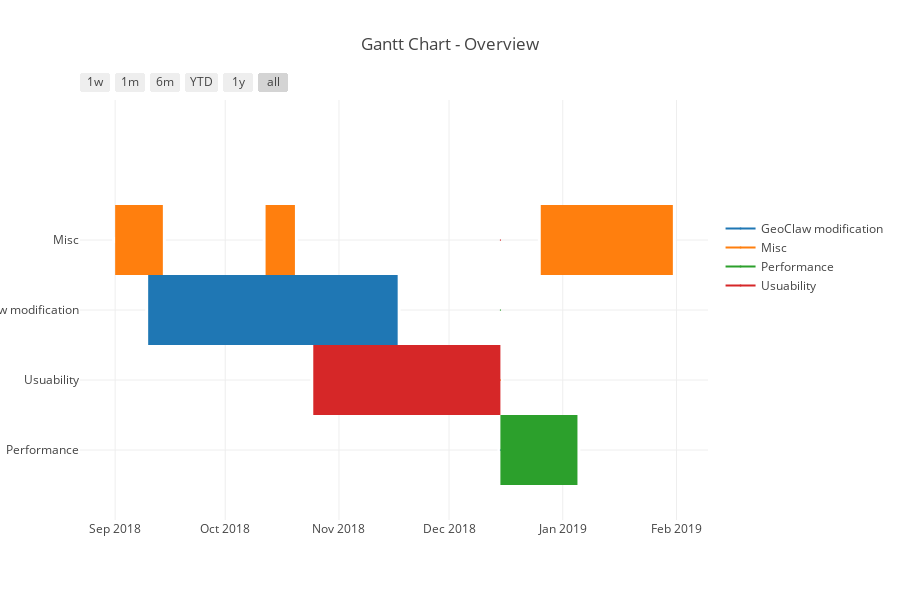
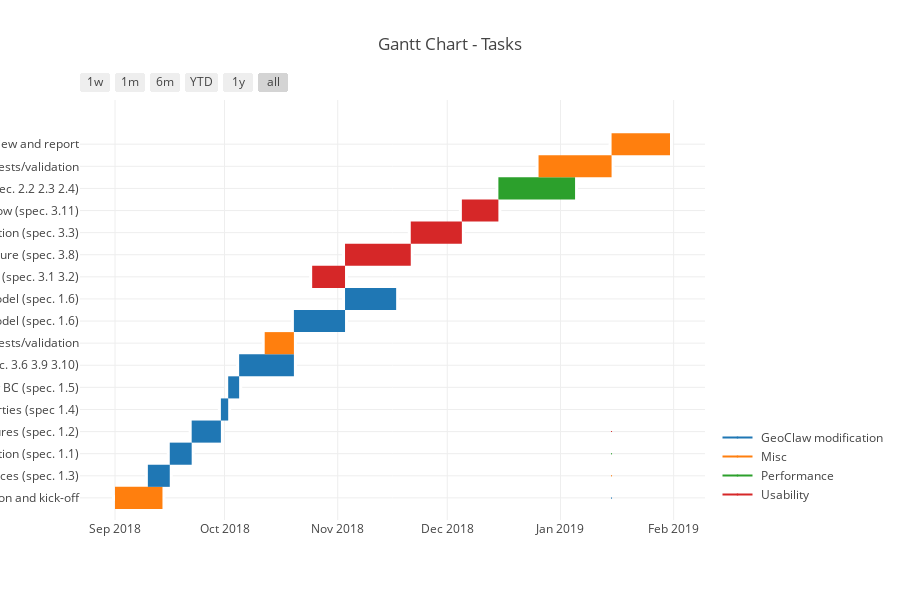

These figures' notebook cell, in order:
### Code cell
plotly.offline.iplot(fig1, filename='gantt-chart-overview')
plotly.offline.iplot(fig2, filename='gantt-chart-tasks')

### Figure 1 — Plotly figure (JSON) as saved in the notebook; plotly's stock layout.template omitted (floating-point values rounded to 4 significant figures)
{"data": [{"marker": {"color": "white"}, "name": "", "type": "scatter", "uid": "d6e81c4e-b6cb-11e8-b846-673abddcbdd4", "x": [" 2018-09-01", " 2018-09-14"], "y": [3, 3]}, {"marker": {"color": "white"}, "name": "", "type": "scatter", "uid": "d6e81dca-b6cb-11e8-b846-673abddcbdd4", "x": [" 2018-10-12", " 2018-10-20"], "y": [3, 3]}, {"marker": {"color": "white"}, "name": "", "type": "scatter", "uid": "d6e81e74-b6cb-11e8-b846-673abddcbdd4", "x": [" 2018-12-26", " 2019-01-31"], "y": [3, 3]}, {"marker": {"color": "white"}, "name": "", "type": "scatter", "uid": "d6e81f0a-b6cb-11e8-b846-673abddcbdd4", "x": [" 2018-09-10", " 2018-11-17"], "y": [2, 2]}, {"marker": {"color": "white"}, "name": "", "type": "scatter", "uid": "d6e81f8c-b6cb-11e8-b846-673abddcbdd4", "x": [" 2018-10-25", " 2018-12-15"], "y": [1, 1]}, {"marker": {"color": "white"}, "name": "", "type": "scatter", "uid": "d6e8200e-b6cb-11e8-b846-673abddcbdd4", "x": ["  2018-12-15", " 2019-01-05"], "y": [0, 0]}, {"hoverinfo": "none", "marker": {"color": "rgb(31, 119, 180)", "size": 1}, "name": "GeoClaw modification", "showlegend": true, "type": "scatter", "uid": "d6e820ae-b6cb-11e8-b846-673abddcbdd4", "x": ["  2018-12-15", "  2018-12-15"], "y": [0, 0]}, {"hoverinfo": "none", "marker": {"color": "rgb(255, 127, 14)", "size": 1}, "name": "Misc", "showlegend": true, "type": "scatter", "uid": "d6e8211c-b6cb-11e8-b846-673abddcbdd4", "x": ["  2018-12-15", "  2018-12-15"], "y": [1, 1]}, {"hoverinfo": "none", "marker": {"color": "rgb(44, 160, 44)", "size": 1}, "name": "Performance", "showlegend": true, "type": "scatter", "uid": "d6e8218a-b6cb-11e8-b846-673abddcbdd4", "x": ["  2018-12-15", "  2018-12-15"], "y": [2, 2]}, {"hoverinfo": "none", "marker": {"color": "rgb(214, 39, 40)", "size": 1}, "name": "Usuability", "showlegend": true, "type": "scatter", "uid": "d6e821f8-b6cb-11e8-b846-673abddcbdd4", "x": ["  2018-12-15", "  2018-12-15"], "y": [3, 3]}], "layout": {"height": 600, "hovermode": "closest", "shapes": [{"fillcolor": "rgb(255, 127, 14)", "line": {"width": 0}, "opacity": 1, "type": "rect", "x0": " 2018-09-01", "x1": " 2018-09-14", "xref": "x", "y0": 2.5, "y1": 3.5, "yref": "y"}, {"fillcolor": "rgb(255, 127, 14)", "line": {"width": 0}, "opacity": 1, "type": "rect", "x0": " 2018-10-12", "x1": " 2018-10-20", "xref": "x", "y0": 2.5, "y1": 3.5, "yref": "y"}, {"fillcolor": "rgb(255, 127, 14)", "line": {"width": 0}, "opacity": 1, "type": "rect", "x0": " 2018-12-26", "x1": " 2019-01-31", "xref": "x", "y0": 2.5, "y1": 3.5, "yref": "y"}, {"fillcolor": "rgb(31, 119, 180)", "line": {"width": 0}, "opacity": 1, "type": "rect", "x0": " 2018-09-10", "x1": " 2018-11-17", "xref": "x", "y0": 1.5, "y1": 2.5, "yref": "y"}, {"fillcolor": "rgb(214, 39, 40)", "line": {"width": 0}, "opacity": 1, "type": "rect", "x0": " 2018-10-25", "x1": " 2018-12-15", "xref": "x", "y0": 0.5, "y1": 1.5, "yref": "y"}, {"fillcolor": "rgb(44, 160, 44)", "line": {"width": 0}, "opacity": 1, "type": "rect", "x0": "  2018-12-15", "x1": " 2019-01-05", "xref": "x", "y0": -0.5, "y1": 0.5, "yref": "y"}], "showlegend": true, "title": "Gantt Chart - Overview", "width": 900, "xaxis": {"rangeselector": {"buttons": [{"count": 7, "label": "1w", "step": "day", "stepmode": "backward"}, {"count": 1, "label": "1m", "step": "month", "stepmode": "backward"}, {"count": 6, "label": "6m", "step": "month", "stepmode": "backward"}, {"count": 1, "label": "YTD", "step": "year", "stepmode": "todate"}, {"count": 1, "label": "1y", "step": "year", "stepmode": "backward"}, {"step": "all"}]}, "showgrid": true, "type": "date", "zeroline": false}, "yaxis": {"autorange": false, "range": [-1, 5], "showgrid": true, "ticktext": ["Performance", "Usuability", "GeoClaw modification", "Misc"], "tickvals": [0, 1, 2, 3], "zeroline": false}}}

### Figure 2 — Plotly figure (JSON) as saved in the notebook; plotly's stock layout.template omitted (floating-point values rounded to 4 significant figures)
{"data": [{"marker": {"color": "white"}, "name": "", "type": "scatter", "uid": "d70ab7c2-b6cb-11e8-b846-673abddcbdd4", "x": [" 2018-09-01", " 2018-09-14"], "y": [0, 0]}, {"marker": {"color": "white"}, "name": "", "type": "scatter", "uid": "d70ab9d4-b6cb-11e8-b846-673abddcbdd4", "x": [" 2018-09-10", " 2018-09-16"], "y": [1, 1]}, {"marker": {"color": "white"}, "name": "", "type": "scatter", "uid": "d70abb3c-b6cb-11e8-b846-673abddcbdd4", "x": [" 2018-09-16", " 2018-09-22"], "y": [2, 2]}, {"marker": {"color": "white"}, "name": "", "type": "scatter", "uid": "d70abc68-b6cb-11e8-b846-673abddcbdd4", "x": [" 2018-09-22", " 2018-09-30"], "y": [3, 3]}, {"marker": {"color": "white"}, "name": "", "type": "scatter", "uid": "d70abd8a-b6cb-11e8-b846-673abddcbdd4", "x": [" 2018-09-30", " 2018-10-02"], "y": [4, 4]}, {"marker": {"color": "white"}, "name": "", "type": "scatter", "uid": "d70abed4-b6cb-11e8-b846-673abddcbdd4", "x": [" 2018-10-02", " 2018-10-05"], "y": [5, 5]}, {"marker": {"color": "white"}, "name": "", "type": "scatter", "uid": "d70ac014-b6cb-11e8-b846-673abddcbdd4", "x": [" 2018-10-05", " 2018-10-20"], "y": [6, 6]}, {"marker": {"color": "white"}, "name": "", "type": "scatter", "uid": "d70ac140-b6cb-11e8-b846-673abddcbdd4", "x": [" 2018-10-12", " 2018-10-20"], "y": [7, 7]}, {"marker": {"color": "white"}, "name": "", "type": "scatter", "uid": "d70ac244-b6cb-11e8-b846-673abddcbdd4", "x": [" 2018-10-20", " 2018-11-03"], "y": [8, 8]}, {"marker": {"color": "white"}, "name": "", "type": "scatter", "uid": "d70ac366-b6cb-11e8-b846-673abddcbdd4", "x": [" 2018-11-03", " 2018-11-17"], "y": [9, 9]}, {"marker": {"color": "white"}, "name": "", "type": "scatter", "uid": "d70ac46a-b6cb-11e8-b846-673abddcbdd4", "x": [" 2018-10-25", " 2018-11-03"], "y": [10, 10]}, {"marker": {"color": "white"}, "name": "", "type": "scatter", "uid": "d70ac55a-b6cb-11e8-b846-673abddcbdd4", "x": [" 2018-11-03", " 2018-11-21"], "y": [11, 11]}, {"marker": {"color": "white"}, "name": "", "type": "scatter", "uid": "d70ac69a-b6cb-11e8-b846-673abddcbdd4", "x": [" 2018-11-21", " 2018-12-05"], "y": [12, 12]}, {"marker": {"color": "white"}, "name": "", "type": "scatter", "uid": "d70ac7d0-b6cb-11e8-b846-673abddcbdd4", "x": [" 2018-12-05", " 2018-12-15"], "y": [13, 13]}, {"marker": {"color": "white"}, "name": "", "type": "scatter", "uid": "d70ac8f2-b6cb-11e8-b846-673abddcbdd4", "x": [" 2018-12-15", " 2019-01-05"], "y": [14, 14]}, {"marker": {"color": "white"}, "name": "", "type": "scatter", "uid": "d70ac9f6-b6cb-11e8-b846-673abddcbdd4", "x": [" 2018-12-26", " 2019-01-15"], "y": [15, 15]}, {"marker": {"color": "white"}, "name": "", "type": "scatter", "uid": "d70acae6-b6cb-11e8-b846-673abddcbdd4", "x": [" 2019-01-15", " 2019-01-31"], "y": [16, 16]}, {"hoverinfo": "none", "marker": {"color": "rgb(31, 119, 180)", "size": 1}, "name": " GeoClaw modification", "showlegend": true, "type": "scatter", "uid": "d70acbe0-b6cb-11e8-b846-673abddcbdd4", "x": [" 2019-01-15", " 2019-01-15"], "y": [0, 0]}, {"hoverinfo": "none", "marker": {"color": "rgb(255, 127, 14)", "size": 1}, "name": " Misc", "showlegend": true, "type": "scatter", "uid": "d70accc6-b6cb-11e8-b846-673abddcbdd4", "x": [" 2019-01-15", " 2019-01-15"], "y": [1, 1]}, {"hoverinfo": "none", "marker": {"color": "rgb(44, 160, 44)", "size": 1}, "name": " Performance", "showlegend": true, "type": "scatter", "uid": "d70acdc0-b6cb-11e8-b846-673abddcbdd4", "x": [" 2019-01-15", " 2019-01-15"], "y": [2, 2]}, {"hoverinfo": "none", "marker": {"color": "rgb(214, 39, 40)", "size": 1}, "name": " Usability", "showlegend": true, "type": "scatter", "uid": "d70aceec-b6cb-11e8-b846-673abddcbdd4", "x": [" 2019-01-15", " 2019-01-15"], "y": [3, 3]}], "layout": {"height": 600, "hovermode": "closest", "shapes": [{"fillcolor": "rgb(255, 127, 14)", "line": {"width": 0}, "opacity": 1, "type": "rect", "x0": " 2018-09-01", "x1": " 2018-09-14", "xref": "x", "y0": -0.5, "y1": 0.5, "yref": "y"}, {"fillcolor": "rgb(31, 119, 180)", "line": {"width": 0}, "opacity": 1, "type": "rect", "x0": " 2018-09-10", "x1": " 2018-09-16", "xref": "x", "y0": 0.5, "y1": 1.5, "yref": "y"}, {"fillcolor": "rgb(31, 119, 180)", "line": {"width": 0}, "opacity": 1, "type": "rect", "x0": " 2018-09-16", "x1": " 2018-09-22", "xref": "x", "y0": 1.5, "y1": 2.5, "yref": "y"}, {"fillcolor": "rgb(31, 119, 180)", "line": {"width": 0}, "opacity": 1, "type": "rect", "x0": " 2018-09-22", "x1": " 2018-09-30", "xref": "x", "y0": 2.5, "y1": 3.5, "yref": "y"}, {"fillcolor": "rgb(31, 119, 180)", "line": {"width": 0}, "opacity": 1, "type": "rect", "x0": " 2018-09-30", "x1": " 2018-10-02", "xref": "x", "y0": 3.5, "y1": 4.5, "yref": "y"}, {"fillcolor": "rgb(31, 119, 180)", "line": {"width": 0}, "opacity": 1, "type": "rect", "x0": " 2018-10-02", "x1": " 2018-10-05", "xref": "x", "y0": 4.5, "y1": 5.5, "yref": "y"}, {"fillcolor": "rgb(31, 119, 180)", "line": {"width": 0}, "opacity": 1, "type": "rect", "x0": " 2018-10-05", "x1": " 2018-10-20", "xref": "x", "y0": 5.5, "y1": 6.5, "yref": "y"}, {"fillcolor": "rgb(255, 127, 14)", "line": {"width": 0}, "opacity": 1, "type": "rect", "x0": " 2018-10-12", "x1": " 2018-10-20", "xref": "x", "y0": 6.5, "y1": 7.5, "yref": "y"}, {"fillcolor": "rgb(31, 119, 180)", "line": {"width": 0}, "opacity": 1, "type": "rect", "x0": " 2018-10-20", "x1": " 2018-11-03", "xref": "x", "y0": 7.5, "y1": 8.5, "yref": "y"}, {"fillcolor": "rgb(31, 119, 180)", "line": {"width": 0}, "opacity": 1, "type": "rect", "x0": " 2018-11-03", "x1": " 2018-11-17", "xref": "x", "y0": 8.5, "y1": 9.5, "yref": "y"}, {"fillcolor": "rgb(214, 39, 40)", "line": {"width": 0}, "opacity": 1, "type": "rect", "x0": " 2018-10-25", "x1": " 2018-11-03", "xref": "x", "y0": 9.5, "y1": 10.5, "yref": "y"}, {"fillcolor": "rgb(214, 39, 40)", "line": {"width": 0}, "opacity": 1, "type": "rect", "x0": " 2018-11-03", "x1": " 2018-11-21", "xref": "x", "y0": 10.5, "y1": 11.5, "yref": "y"}, {"fillcolor": "rgb(214, 39, 40)", "line": {"width": 0}, "opacity": 1, "type": "rect", "x0": " 2018-11-21", "x1": " 2018-12-05", "xref": "x", "y0": 11.5, "y1": 12.5, "yref": "y"}, {"fillcolor": "rgb(214, 39, 40)", "line": {"width": 0}, "opacity": 1, "type": "rect", "x0": " 2018-12-05", "x1": " 2018-12-15", "xref": "x", "y0": 12.5, "y1": 13.5, "yref": "y"}, {"fillcolor": "rgb(44, 160, 44)", "line": {"width": 0}, "opacity": 1, "type": "rect", "x0": " 2018-12-15", "x1": " 2019-01-05", "xref": "x", "y0": 13.5, "y1": 14.5, "yref": "y"}, {"fillcolor": "rgb(255, 127, 14)", "line": {"width": 0}, "opacity": 1, "type": "rect", "x0": " 2018-12-26", "x1": " 2019-01-15", "xref": "x", "y0": 14.5, "y1": 15.5, "yref": "y"}, {"fillcolor": "rgb(255, 127, 14)", "line": {"width": 0}, "opacity": 1, "type": "rect", "x0": " 2019-01-15", "x1": " 2019-01-31", "xref": "x", "y0": 15.5, "y1": 16.5, "yref": "y"}], "showlegend": true, "title": "Gantt Chart - Tasks", "width": 900, "xaxis": {"rangeselector": {"buttons": [{"count": 7, "label": "1w", "step": "day", "stepmode": "backward"}, {"count": 1, "label": "1m", "step": "month", "stepmode": "backward"}, {"count": 6, "label": "6m", "step": "month", "stepmode": "backward"}, {"count": 1, "label": "YTD", "step": "year", "stepmode": "todate"}, {"count": 1, "label": "1y", "step": "year", "stepmode": "backward"}, {"step": "all"}]}, "showgrid": true, "type": "date", "zeroline": false}, "yaxis": {"autorange": false, "range": [-1, 18], "showgrid": true, "ticktext": ["Preparation and kick-off", "Point sources (spec. 1.3)", "Darcy-Weisbach friction (spec. 1.1)", "Contact with hydrologic features (spec. 1.2)", "Physical properties (spec 1.4)", "Outflow BC (spec. 1.5)", "NetCDF I/O (spec. 3.6 3.9 3.10)", "Preliminary tests/validation", "Evaporation model (spec. 1.6)", "Infiltration model (spec. 1.6)", "User-friendly configuration (spec. 3.1 3.2)", "Microsoft Azure (spec. 3.8)", "Jupyter notebook integration (spec. 3.3)", "Windows workflow (spec. 3.11)", "Performance Optimization (spec. 2.2 2.3 2.4)", "Tests/validation", "Achievement review and report"], "tickvals": [0, 1, 2, 3, 4, 5, 6, 7, 8, 9, 10, 11, 12, 13, 14, 15, 16], "zeroline": false}}}
